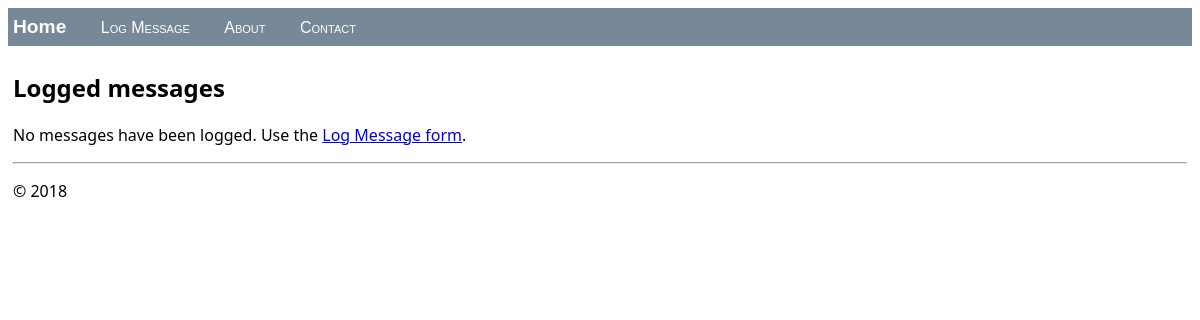
The page /hello/ on the database as committed earlier.
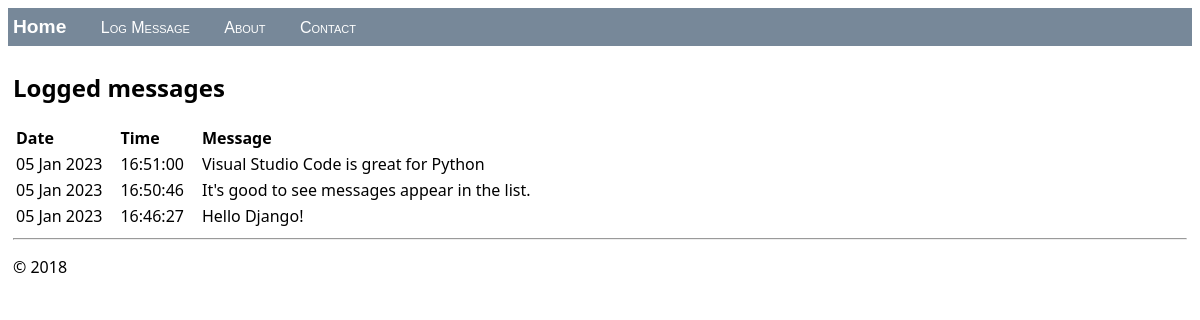
The same page on the database as committed later.
### hello/models.py (models this page shows, shortened)
class LogMessage(models.Model):
    message = models.CharField(max_length=300)
    log_date = models.DateTimeField("date logged")

### hello/views.py (the view)
class HomeListView(ListView):
    model = LogMessage
    def get_context_data(self, **kwargs):
        context = super(HomeListView, self).get_context_data(**kwargs)
        return context

### hello/templates/hello/home.html (shortened to what this page needs)
{% extends "hello/layout.html" %}
{% block content %}
    <h2>Logged messages</h2>
    {% if message_list %}
        <table class="message_list">
            <thead>
            <tr>
                <th>Date</th>
                <th>Time</th>
                <th>Message</th>
            </tr>
            </thead>
            <tbody>
            {% for message in message_list %}
                <tr>
                    <td>{{ message.log_date | date:'d M Y' }}</td>
                    <td>{{ message.log_date | time:'H:i:s' }}</td>
                    <td>
                        {{ message.message }}
                    </td>
                </tr>
            {% endfor %}
            </tbody>
        </table>
    {% else %}
        <p>No messages have been logged. Use the <a href="{% url 'log' %}">Log Message form</a>.</p>
    {% endif %}
{% endblock %}

### hello/templates/hello/layout.html (shortened to what this page needs)
<!DOCTYPE html>
<html>
<head>
    {% load static %}
    <link rel="stylesheet" type="text/css" href="{% static 'hello/site.css' %}"/>
</head>
<body>
<div class="navbar">
    <a href="{% url 'home' %}" class="navbar-brand">Home</a>
    <a href="{% url 'log' %}" class="navbar-item">Log Message</a>
    <a href="{% url 'about' %}" class="navbar-item">About</a>
    <a href="{% url 'contact' %}" class="navbar-item">Contact</a>
</div>
<div class="body-content">
    {% block content %}
    {% endblock %}
    <hr/>
    <footer>
        <p>&copy; 2018</p>
    </footer>
</div>
</body>
</html>

### hello/static/hello/site.css (style rules this page uses)
.navbar { background-color: lightslategray; font-size: 1em; font-family: 'Trebuchet MS', 'Lucida Sans Unicode', 'Lucida Grande', 'Lucida Sans', Arial, sans-serif; color: white; padding: 8px 5px 8px 5px; }
.navbar a { text-decoration: none; color: inherit; }
.navbar-brand { font-size: 1.2em; font-weight: 600; }
.navbar-item { font-variant: small-caps; margin-left: 30px; }
.body-content { padding: 5px; font-family:'Segoe UI', Tahoma, Geneva, Verdana, sans-serif; }
.message_list th,td { text-align: left; padding-right: 15px; }

Rows that differ between the two databases and show on the page:
added LogMessage: log_date "05 Jan 2023", log_date "16:51:00", message "Visual Studio Code is great for Python"
added LogMessage: log_date "05 Jan 2023", log_date "16:50:46", message "It's good to see messages appear in the list."
added LogMessage: log_date "05 Jan 2023", log_date "16:46:27", message "Hello Django!"
Other text that changed with them:
text no longer shown: "No messages have been logged. Use the Log Message form ."
text now shown: "Date Time Message"
